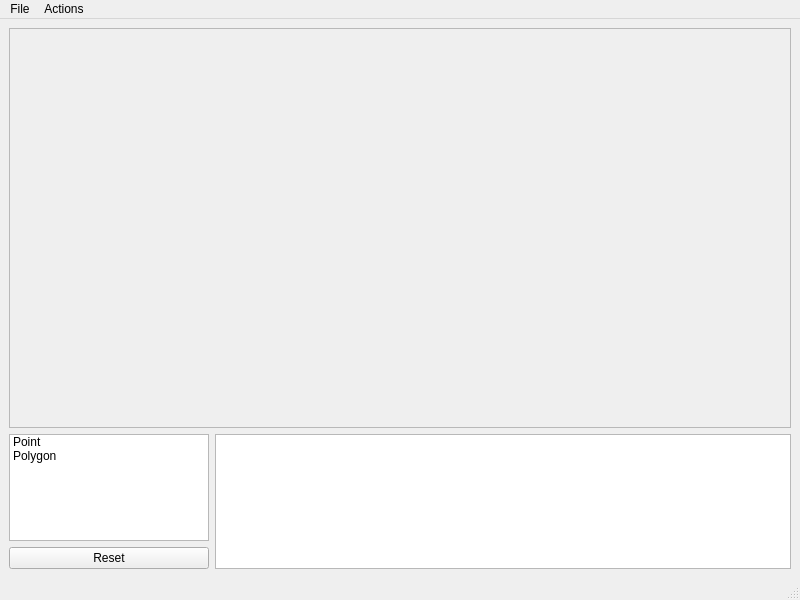
<?xml version="1.0" encoding="UTF-8"?>
<ui version="4.0">
 <class>MainWindow</class>
 <widget class="QMainWindow" name="MainWindow">
  <property name="geometry">
   <rect>
    <x>0</x>
    <y>0</y>
    <width>800</width>
    <height>600</height>
   </rect>
  </property>
  <property name="windowTitle">
   <string>MainWindow</string>
  </property>
  <widget class="QWidget" name="centralwidget">
   <layout class="QGridLayout" name="gridLayout">
    <item row="1" column="1" rowspan="2">
     <widget class="QTableView" name="tagTable">
      <property name="selectionBehavior">
       <enum>QAbstractItemView::SelectRows</enum>
      </property>
      <property name="sortingEnabled">
       <bool>true</bool>
      </property>
     </widget>
    </item>
    <item row="1" column="0">
     <widget class="QListWidget" name="capturerList">
      <property name="maximumSize">
       <size>
        <width>200</width>
        <height>16777215</height>
       </size>
      </property>
      <item>
       <property name="text">
        <string>Point</string>
       </property>
      </item>
      <item>
       <property name="text">
        <string>Polygon</string>
       </property>
      </item>
     </widget>
    </item>
    <item row="0" column="0" colspan="2">
     <widget class="QFrame" name="canvasFrame">
      <property name="minimumSize">
       <size>
        <width>0</width>
        <height>400</height>
       </size>
      </property>
      <property name="frameShape">
       <enum>QFrame::StyledPanel</enum>
      </property>
      <property name="frameShadow">
       <enum>QFrame::Raised</enum>
      </property>
      <layout class="QVBoxLayout" name="verticalLayout"/>
     </widget>
    </item>
    <item row="2" column="0">
     <widget class="QPushButton" name="resetButton">
      <property name="text">
       <string>Reset</string>
      </property>
     </widget>
    </item>
   </layout>
  </widget>
  <widget class="QMenuBar" name="menubar">
   <property name="geometry">
    <rect>
     <x>0</x>
     <y>0</y>
     <width>800</width>
     <height>25</height>
    </rect>
   </property>
   <widget class="QMenu" name="menuFile">
    <property name="title">
     <string>File</string>
    </property>
    <addaction name="actionSave"/>
   </widget>
   <widget class="QMenu" name="menuActions">
    <property name="title">
     <string>Actions</string>
    </property>
    <addaction name="actionDeleteTags"/>
   </widget>
   <addaction name="menuFile"/>
   <addaction name="menuActions"/>
  </widget>
  <widget class="QStatusBar" name="statusbar"/>
  <action name="actionSave">
   <property name="text">
    <string>Save</string>
   </property>
   <property name="shortcut">
    <string>Ctrl+S</string>
   </property>
  </action>
  <action name="actionDeleteTags">
   <property name="text">
    <string>Delete Tags</string>
   </property>
   <property name="shortcut">
    <string>Ctrl+D</string>
   </property>
  </action>
 </widget>
 <resources/>
 <connections/>
</ui>
